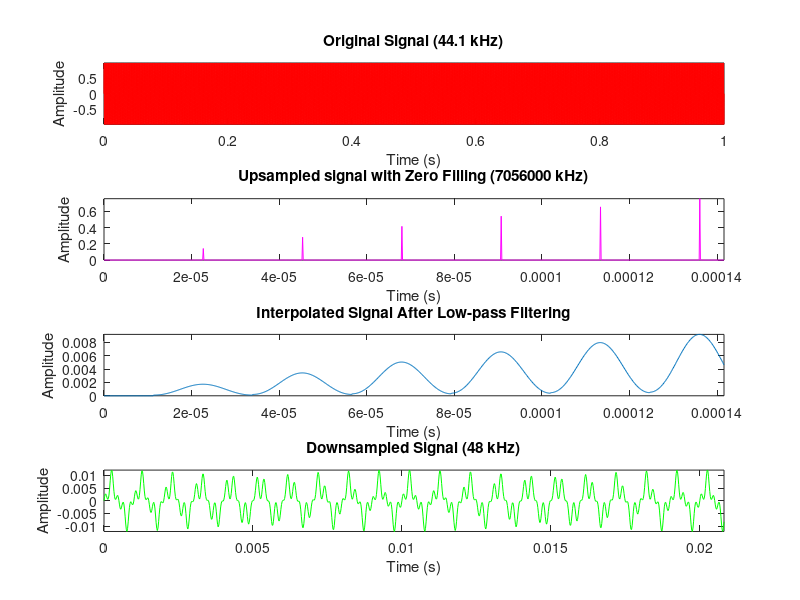

The MATLAB script that drew this image: (Note: this script raises an error after producing the figure.)
% Given sample rates
Fs_in = 44100; % Input sample rate (44.1 kHz)
Fs_out = 48000; % Output sample rate (48 kHz)

% Find the least common multiple for upsampling and downsampling
[L, M] = rat(Fs_out / Fs_in); % Rational fraction approximation of conversion ratio

% Example signal: a simple sine wave for demonstration
t = 0:1/Fs_in:1; % Time vector for 1 second of audio
f = 1000;
x = sin(2 * pi * f * t); % Original signal (44.1 kHz sine wave)

%% STEP 1: ZERO FILLING
% Upsample the signal by L (increasing the sample rate)
% Zero filling means adding L-1 zeros between every original sample
x_upsampled = upsample(x, L); % Insert L-1 zeros between samples

%% STEP 2: LOW PASS FILTERING
% Design a low-pass filter (anti-aliasing filter)
% Use a low-pass FIR filter to remove aliasing
Fc = min(Fs_in, Fs_out) / 2; % Cutoff frequency (Nyquist frequency of the lower sample rate)
n = 159; % Filter order
h = fir1(n, 2 * Fc / (L * Fs_in)); % Low-pass filter design (normalized frequency)

% Filter the upsampled signal to remove high-frequency components introduced by zero filling
x_filtered = conv(x_upsampled, h, 'same'); % Apply low-pass filtering

%% STEP 3: DOWNSAMPLING
% Downsample the filtered signal by M (reducing the sample rate)
x_downsampled = downsample(x_filtered, M);

%% PLOTTING THE RESULTS
% Time vectors for plotting
t_upsampled = 0:1/(Fs_in*L):1;
t_downsampled = 0:1/Fs_out:(length(x_downsampled)-1)/Fs_out;

figure;
% Plot the original signal
subplot(4,1,1);
plot(t, x,'r');
title('Original Signal (44.1 kHz)');
xlabel('Time (s)');
ylabel('Amplitude');
axis tight;

% Plot the upsampled signal with zero filling (inserted zeros)
subplot(4,1,2);
plot(t_upsampled(1:1000), x_upsampled(1:1000), 'm');
title(['Upsampled signal with Zero Filling (', num2str(L*Fs_in), ' kHz)']);
xlabel('Time (s)');
ylabel('Amplitude');
axis tight;

% Plot the signal after low-pass filtering (interpolated signal)
subplot(4,1,3);
plot(t_upsampled(1:1000), x_filtered(1:1000));
title('Interpolated Signal After Low-pass Filtering');
xlabel('Time (s)');
ylabel('Amplitude');
axis tight;

% Plot the final downsampled signal (converted signal)
subplot(4,1,4);
plot(t_downsampled(1:1000), x_downsampled(1:1000), 'g');
title('Downsampled Signal (48 kHz)');
xlabel('Time (s)');
ylabel('Amplitude');
axis tight;

%% FILTER FREQUENCY RESPONSE
% Plot the filter's magnitude response
figure;
fvtool(h, 'Fs', L*Fs_in);
title('Low-pass Filter Frequency Response');

% SOUND PLAYBACK (OPTIONAL)
% sound(x, Fs_in); % Original signal (44.1 kHz)
% sound(x_downsampled, Fs_out); % Converted signal (48 kHz)

sound(x, Fs_in); 
sound(x_downsampled, Fs_out);
